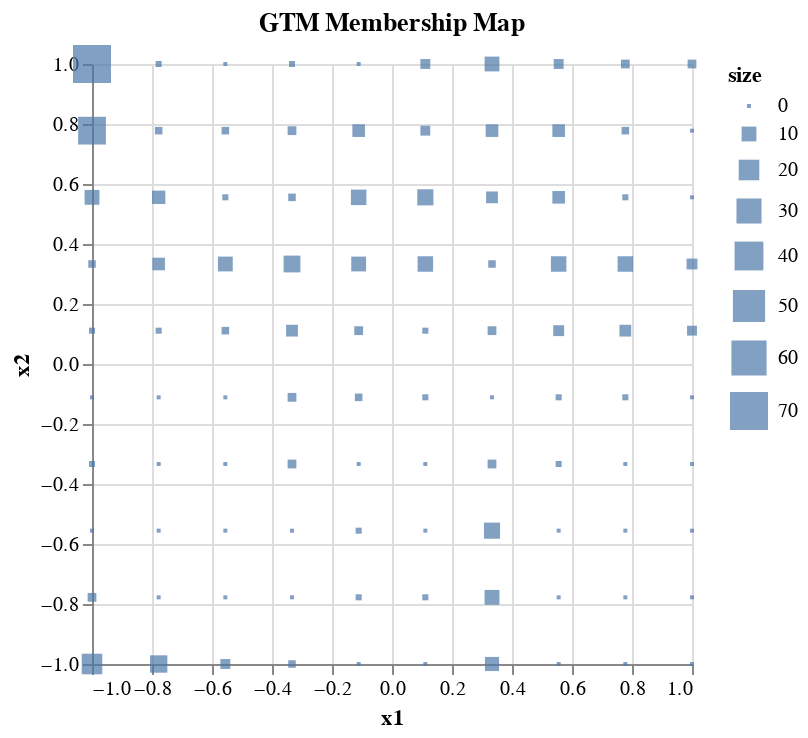

Write notebook code for a chart like this one.
### Code cell
# Each example in data space is asociated with a location in 2D space. The mapping depends on using either
# matMeans, or matModes. For example if a dataspace example is associated with a particular node, the mean position
# or median position of the datapoints associated with that Gaussian are used to map it to a point in 2D space. During training,
# the Gaussian center is alocated a position in data space based on the mean or median of points associated with it based on 
# responsibility. It is this mean or median that is used in combination with the wieghted contributions of all Gaussians
# that is used to to map the data point to 2D space. Subsequently, we can create a histogram of locations of each example in 2D space. Therefore,
# matMeans and matModes contains the positions of example in 2D space. 
# Create a 2D histogram, H contains the histogram values in a 2D array, this can be used to generate our plot with altair.
# This is like the number of examples associated with each cluster.
H, xedges, yedges = np.histogram2d(transformed.matMeans[:,0],transformed.matMeans[:,1],[10,10])
# %%
dfmap = pd.DataFrame(gtm_model.matX, columns=["x1", "x2"])
dfmap['size'] = H.flatten()

alt.Chart(dfmap).mark_square().encode(
    x='x1',
    y='x2',
    #color=alt.Color('label:Q',
    #                scale=alt.Scale(scheme='viridis')),
    size='size',
    tooltip=['x1','x2','size'],
    #opacity='density'
).properties(title = "GTM Membership Map",width = 300, height = 300)

### Figure 1 — Vega-Lite specification as saved in the notebook (floating-point values rounded to 4 significant figures)
{"config": {"view": {"continuousWidth": 400, "continuousHeight": 300}}, "data": {"name": "data-7960c3c702b85adca4c53f2d668eb45d"}, "mark": "square", "encoding": {"size": {"field": "size", "type": "quantitative"}, "tooltip": [{"field": "x1", "type": "quantitative"}, {"field": "x2", "type": "quantitative"}, {"field": "size", "type": "quantitative"}], "x": {"field": "x1", "type": "quantitative"}, "y": {"field": "x2", "type": "quantitative"}}, "height": 300, "title": "GTM Membership Map", "width": 300, "$schema": "https://vega.github.io/schema/vega-lite/v4.17.0.json", "datasets": {"data-7960c3c702b85adca4c53f2d668eb45d": [{"x1": -1.0, "x2": -1.0, "size": 20.0}, {"x1": -1.0, "x2": -0.7778, "size": 3.0}, {"x1": -1.0, "x2": -0.5556, "size": 0.0}, {"x1": -1.0, "x2": -0.3333, "size": 1.0}, {"x1": -1.0, "x2": -0.1111, "size": 0.0}, {"x1": -1.0, "x2": 0.1111, "size": 1.0}, {"x1": -1.0, "x2": 0.3333, "size": 2.0}, {"x1": -1.0, "x2": 0.5556, "size": 10.0}, {"x1": -1.0, "x2": 0.7778, "size": 37.0}, {"x1": -1.0, "x2": 1.0, "size": 70.0}, {"x1": -0.7778, "x2": -1.0, "size": 14.0}, {"x1": -0.7778, "x2": -0.7778, "size": 0.0}, {"x1": -0.7778, "x2": -0.5556, "size": 0.0}, {"x1": -0.7778, "x2": -0.3333, "size": 0.0}, {"x1": -0.7778, "x2": -0.1111, "size": 0.0}, {"x1": -0.7778, "x2": 0.1111, "size": 1.0}, {"x1": -0.7778, "x2": 0.3333, "size": 7.0}, {"x1": -0.7778, "x2": 0.5556, "size": 8.0}, {"x1": -0.7778, "x2": 0.7778, "size": 2.0}, {"x1": -0.7778, "x2": 1.0, "size": 1.0}, {"x1": -0.5556, "x2": -1.0, "size": 4.0}, {"x1": -0.5556, "x2": -0.7778, "size": 0.0}, {"x1": -0.5556, "x2": -0.5556, "size": 0.0}, {"x1": -0.5556, "x2": -0.3333, "size": 0.0}, {"x1": -0.5556, "x2": -0.1111, "size": 0.0}, {"x1": -0.5556, "x2": 0.1111, "size": 2.0}, {"x1": -0.5556, "x2": 0.3333, "size": 10.0}, {"x1": -0.5556, "x2": 0.5556, "size": 1.0}, {"x1": -0.5556, "x2": 0.7778, "size": 2.0}, {"x1": -0.5556, "x2": 1.0, "size": 0.0}, {"x1": -0.3333, "x2": -1.0, "size": 2.0}, {"x1": -0.3333, "x2": -0.7778, "size": 0.0}, {"x1": -0.3333, "x2": -0.5556, "size": 0.0}, {"x1": -0.3333, "x2": -0.3333, "size": 3.0}, {"x1": -0.3333, "x2": -0.1111, "size": 3.0}, {"x1": -0.3333, "x2": 0.1111, "size": 6.0}, {"x1": -0.3333, "x2": 0.3333, "size": 13.0}, {"x1": -0.3333, "x2": 0.5556, "size": 2.0}, {"x1": -0.3333, "x2": 0.7778, "size": 3.0}, {"x1": -0.3333, "x2": 1.0, "size": 1.0}, {"x1": -0.1111, "x2": -1.0, "size": 0.0}, {"x1": -0.1111, "x2": -0.7778, "size": 1.0}, {"x1": -0.1111, "x2": -0.5556, "size": 1.0}, {"x1": -0.1111, "x2": -0.3333, "size": 0.0}, {"x1": -0.1111, "x2": -0.1111, "size": 2.0}, {"x1": -0.1111, "x2": 0.1111, "size": 3.0}, {"x1": -0.1111, "x2": 0.3333, "size": 10.0}, {"x1": -0.1111, "x2": 0.5556, "size": 11.0}, {"x1": -0.1111, "x2": 0.7778, "size": 7.0}, {"x1": -0.1111, "x2": 1.0, "size": 0.0}, {"x1": 0.1111, "x2": -1.0, "size": 0.0}, {"x1": 0.1111, "x2": -0.7778, "size": 1.0}, {"x1": 0.1111, "x2": -0.5556, "size": 0.0}, {"x1": 0.1111, "x2": -0.3333, "size": 0.0}, {"x1": 0.1111, "x2": -0.1111, "size": 1.0}, {"x1": 0.1111, "x2": 0.1111, "size": 1.0}, {"x1": 0.1111, "x2": 0.3333, "size": 11.0}, {"x1": 0.1111, "x2": 0.5556, "size": 12.0}, {"x1": 0.1111, "x2": 0.7778, "size": 4.0}, {"x1": 0.1111, "x2": 1.0, "size": 4.0}, {"x1": 0.3333, "x2": -1.0, "size": 9.0}, {"x1": 0.3333, "x2": -0.7778, "size": 10.0}, {"x1": 0.3333, "x2": -0.5556, "size": 12.0}, {"x1": 0.3333, "x2": -0.3333, "size": 3.0}, {"x1": 0.3333, "x2": -0.1111, "size": 0.0}, {"x1": 0.3333, "x2": 0.1111, "size": 3.0}, {"x1": 0.3333, "x2": 0.3333, "size": 2.0}, {"x1": 0.3333, "x2": 0.5556, "size": 6.0}, {"x1": 0.3333, "x2": 0.7778, "size": 7.0}, {"x1": 0.3333, "x2": 1.0, "size": 10.0}, {"x1": 0.5556, "x2": -1.0, "size": 0.0}, {"x1": 0.5556, "x2": -0.7778, "size": 0.0}, {"x1": 0.5556, "x2": -0.5556, "size": 0.0}, {"x1": 0.5556, "x2": -0.3333, "size": 1.0}, {"x1": 0.5556, "x2": -0.1111, "size": 1.0}, {"x1": 0.5556, "x2": 0.1111, "size": 5.0}, {"x1": 0.5556, "x2": 0.3333, "size": 11.0}, {"x1": 0.5556, "x2": 0.5556, "size": 7.0}, {"x1": 0.5556, "x2": 0.7778, "size": 7.0}, {"x1": 0.5556, "x2": 1.0, "size": 4.0}, {"x1": 0.7778, "x2": -1.0, "size": 0.0}, {"x1": 0.7778, "x2": -0.7778, "size": 0.0}, {"x1": 0.7778, "x2": -0.5556, "size": 0.0}, {"x1": 0.7778, "x2": -0.3333, "size": 0.0}, {"x1": 0.7778, "x2": -0.1111, "size": 1.0}, {"x1": 0.7778, "x2": 0.1111, "size": 6.0}, {"x1": 0.7778, "x2": 0.3333, "size": 11.0}, {"x1": 0.7778, "x2": 0.5556, "size": 1.0}, {"x1": 0.7778, "x2": 0.7778, "size": 2.0}, {"x1": 0.7778, "x2": 1.0, "size": 3.0}, {"x1": 1.0, "x2": -1.0, "size": 0.0}, {"x1": 1.0, "x2": -0.7778, "size": 0.0}, {"x1": 1.0, "x2": -0.5556, "size": 0.0}, {"x1": 1.0, "x2": -0.3333, "size": 0.0}, {"x1": 1.0, "x2": -0.1111, "size": 0.0}, {"x1": 1.0, "x2": 0.1111, "size": 4.0}, {"x1": 1.0, "x2": 0.3333, "size": 5.0}, {"x1": 1.0, "x2": 0.5556, "size": 0.0}, {"x1": 1.0, "x2": 0.7778, "size": 0.0}, {"x1": 1.0, "x2": 1.0, "size": 3.0}]}}
